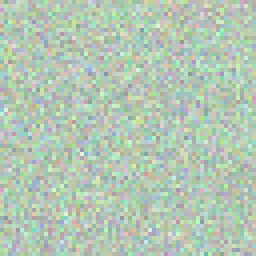
#> input picture q5_detection/part_images/0011.png, 64 x 64 px (shown 4 times larger); its folder holds 4 pictures in this run
$ python verify_q5.py
#> lines starting #> are read from the running program, lines starting #| are printed output that depends on the picture
"""문제 5.1 검증(자동차 부품 결함 검출)"""
import json, sys, ast, re, os
import numpy as np
import pandas as pd
import unicodedata
from PIL import Image

def verify():
    score = 0
    try:
        with open("result_q6.json", "r", encoding="utf-8") as f:
#> (reads questions/q5_detection/data/result_q6.json from the repository)
            ans = json.load(f)
    except:
        print("FAIL: result_q6.json 없음"); return False

    # ── 정답 산출 (데이터 정제 기준) ──
    LABELS = ["양품", "스크래치", "크랙", "변색", "이물질"]

    df = pd.read_csv("inspection_log.csv", dtype={"part_id": str})
#> (reads q5_detection/inspection_log.csv from the repository)
    df = df.drop_duplicates(subset="part_id", keep="first")
    df["part_id"] = df["part_id"].apply(lambda x: str(x).zfill(4))
    df["defect_type"] = df["defect_type"].apply(
        lambda x: unicodedata.normalize("NFC", str(x).strip()))
    df = df[df["defect_type"].isin(LABELS)]
    df["inspector_note"] = df["inspector_note"].fillna("")

    # 유효 이미지 필터
    def _valid(pid):
        p = os.path.join("part_images", f"{pid}.png")
        if not os.path.exists(p) or os.path.getsize(p) == 0:
            return False
        try:
            img = Image.open(p); img.verify(); return True
        except: return False

    df = df[df["part_id"].apply(_valid)]
#> in _valid, img is the input picture: PIL image 64x64 RGB; mean R, G, B 179.4, 199.6, 179.9
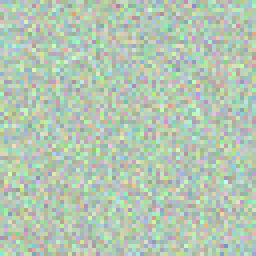
#> input picture q5_detection/part_images/0013.png, 64 x 64 px (shown 4 times larger)
#> in _valid, img is the input picture: PIL image 64x64 RGB; mean R, G, B 180.1, 199.2, 179
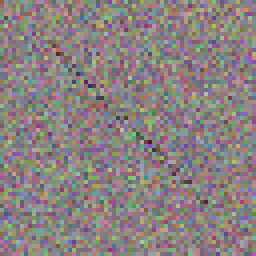
#> input picture q5_detection/part_images/0019.png, 64 x 64 px (shown 4 times larger)
#> in _valid, img is the input picture: PIL image 64x64 RGB; mean R, G, B 138.4, 129.3, 128.6
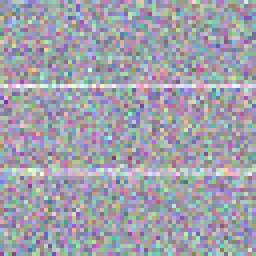
#> input picture q5_detection/part_images/0029.png, 64 x 64 px (shown 4 times larger)
#> in _valid, img is the input picture: PIL image 64x64 RGB; mean R, G, B 160.9, 161.4, 171.5
    expected_samples = len(df)
    expected_dist = df["defect_type"].value_counts().to_dict()

    print("=" * 55 + "\n            문항 6 채점 결과\n" + "=" * 55)

    # ── 코드 분석 ──
    try:
        with open("q6_solution.py", "r", encoding="utf-8") as f:
            code = f.read()
        tree = ast.parse(code)
        cls = [n.name for n in ast.walk(tree) if isinstance(n, ast.ClassDef)]
        funcs = [n.name for n in ast.walk(tree) if isinstance(n, ast.FunctionDef)]
    except:
        code = ""; cls = []; funcs = []

    # ─── 1. 클래스 구현 (10점) ───
    if "DefectImageLoader" in cls and "InspectionLogProcessor" in cls:
        score += 10; print("  [PASS] 1. 클래스 구현 (DefectImageLoader + InspectionLogProcessor)")
    else:
        print(f"  [FAIL] 1. 클래스 미구현 (발견: {cls})")

    # ─── 2. 데이터 정제 결과 (10점) ───
    ds = ans.get("data_summary", {})
    tvs = ds.get("total_valid_samples", 0)
    ld = ds.get("label_distribution", {})

    if abs(tvs - expected_samples) <= 2:
        label_ok = True
        for lbl in LABELS:
            exp = expected_dist.get(lbl, 0)
            got = ld.get(lbl, 0)
            if abs(exp - got) > 2:
                label_ok = False
                break
        if label_ok:
            score += 10
            print(f"  [PASS] 2. 데이터 정제 (유효={tvs}, 기대={expected_samples})")
        else:
            print(f"  [FAIL] 2. 레이블 분포 불일치 (기대: {expected_dist}, 결과: {ld})")
    else:
        print(f"  [FAIL] 2. 유효 샘플 수 불일치 (기대: {expected_samples}, 결과: {tvs})")

    # ─── 3. conv2d 직접 구현 (10점) ───
    has_conv2d = "def conv2d" in code
    no_cv2_filter = "filter2D" not in code
    has_sobel = ("sobel" in code.lower() or
                 ("[-1, 0, 1]" in code and "[-2, 0, 2]" in code) or
                 ("[-1,0,1]" in code))

    if has_conv2d and no_cv2_filter and has_sobel:
        score += 10; print("  [PASS] 3. conv2d 직접 구현 + Sobel 커널")
    else:
        reasons = []
        if not has_conv2d: reasons.append("conv2d 함수 없음")
        if not no_cv2_filter: reasons.append("filter2D 사용 감지")
        if not has_sobel: reasons.append("Sobel 커널 미정의")
        print(f"  [FAIL] 3. conv2d 구현 문제 ({', '.join(reasons)})")

    # ─── 4. 규칙 기반 결과 (10점) ───
    rb = ans.get("rule_based", {})
    rb_acc = rb.get("test_accuracy", 0)

    if 0.5 <= rb_acc <= 0.95 and rb.get("method") == "edge_threshold_binary":
        score += 10
        print(f"  [PASS] 4. 규칙 기반 (accuracy={rb_acc:.4f}, 이진분류)")
    else:
        print(f"  [FAIL] 4. 규칙 기반 결과 이상 (accuracy={rb_acc})")

    # ─── 5. ML 기반 결과 (10점) ───
    ml = ans.get("ml_based", {})
    ml_acc = ml.get("test_accuracy", 0)
    ml_f1 = ml.get("test_f1_macro", 0)
    pca_n = ml.get("pca_n_components", 0)

    if ml_acc > 0.85 and ml_f1 > 0.7 and 50 <= pca_n <= 400:
        score += 10
        print(f"  [PASS] 5. ML 기반 (acc={ml_acc:.4f}, f1={ml_f1:.4f}, PCA={pca_n})")
    else:
        print(f"  [FAIL] 5. ML 기반 결과 이상 (acc={ml_acc}, f1={ml_f1}, PCA={pca_n})")

    # ─── 6. NN Forward Pass (10점) ───
    nn = ans.get("nn_forward", {})
    nn_acc = nn.get("test_accuracy", 0)

    has_relu = ("relu" in code.lower() or "maximum(0" in code or "np.maximum(0" in code)
    has_softmax = ("softmax" in code.lower() or "exp(" in code)
    has_weight_load = ("pretrained_nn_weights" in code)

    if nn_acc > 0.8 and has_relu and has_softmax and has_weight_load:
        score += 10
        print(f"  [PASS] 6. NN Forward (acc={nn_acc:.4f}, ReLU+Softmax 구현)")
    else:
        reasons = []
        if nn_acc <= 0.8: reasons.append(f"accuracy 낮음({nn_acc})")
        if not has_relu: reasons.append("ReLU 미구현")
        if not has_softmax: reasons.append("Softmax 미구현")
        if not has_weight_load: reasons.append("가중치 미로드")
        print(f"  [FAIL] 6. NN Forward 문제 ({', '.join(reasons)})")

    # ─── 7. 전이학습 비교 (10점) ───
    pre = ans.get("pretrained", {})
    pre_acc = pre.get("test_accuracy", 0)
    tg = ans.get("transfer_gain", None)

    if pre_acc > 0.85 and tg is not None and isinstance(tg, (int, float)):
        cf1 = pre.get("class_f1", {})
        cm = pre.get("confusion_matrix", [])

        has_all_f1 = all(lbl in cf1 for lbl in LABELS)
        has_cm = len(cm) == 5 and all(len(row) == 5 for row in cm)

        if has_all_f1 and has_cm:
            score += 10
            print(f"  [PASS] 7. 전이학습 (pre_acc={pre_acc:.4f}, gain={tg:+.4f})")
        else:
            print(f"  [FAIL] 7. class_f1 또는 confusion_matrix 불완전")
    else:
        print(f"  [FAIL] 7. 전이학습 결과 이상 (acc={pre_acc}, gain={tg})")

    # ─── 8. 개선 실험 (10점) ───
    imp = ans.get("improvement", {})
    before = imp.get("before_f1", 0)
    after = imp.get("after_f1", 0)
    mic = imp.get("most_improved_class", "")

    if before > 0 and after > 0 and mic in LABELS:
        has_cw = "class_weight" in code and "balanced" in code
        if has_cw:
            score += 10
            print(f"  [PASS] 8. 개선 실험 (F1: {before:.4f}→{after:.4f}, 최개선: {mic})")
        else:
            print(f"  [FAIL] 8. class_weight='balanced' 미사용")
    else:
        print(f"  [FAIL] 8. 개선 실험 결과 이상")

    # ─── 9. 비즈니스 보고서 (10점) ───
    report = ans.get("report", {})
    req_sections = ["purpose", "key_results", "transfer_learning_effect", "improvement_suggestion"]

    all_sections = True
    for sec in req_sections:
        val = report.get(sec, "")
        if not isinstance(val, str) or len(val) < 10:
            all_sections = False
            break

    if all_sections:
        score += 10; print("  [PASS] 9. 비즈니스 보고서 (4섹션 완성)")
    else:
        missing = [s for s in req_sections if not isinstance(report.get(s,""), str) or len(report.get(s,"")) < 10]
        print(f"  [FAIL] 9. 보고서 섹션 누락 또는 내용 부족: {missing}")

    # ─── 10. 라이브러리 적절 사용 (10점) ───
    uses_tfidf = "TfidfVectorizer" in code
    uses_lr = "LogisticRegression" in code
    uses_pca = "PCA" in code
    no_keras = "keras" not in code.lower() and "torch" not in code.lower()

    if uses_tfidf and uses_lr and uses_pca and no_keras:
        score += 10
        print(f"  [PASS] 10. 라이브러리 적절 사용 (sklearn O, keras/torch X)")
    else:
        reasons = []
        if not uses_tfidf: reasons.append("TfidfVectorizer 미사용")
        if not uses_lr: reasons.append("LogisticRegression 미사용")
        if not no_keras: reasons.append("keras/torch 사용 감지")
        print(f"  [FAIL] 10. 라이브러리 사용 문제 ({', '.join(reasons)})")

    passed = score >= 95
    print("=" * 55 + f"\n  점수: {score}/100\n  결과: {'✅ PASS' if passed else '❌ FAIL'}\n" + "=" * 55)
    return passed

if __name__ == "__main__":
#> (the run stopped early here; a loop or call above may not have finished)
